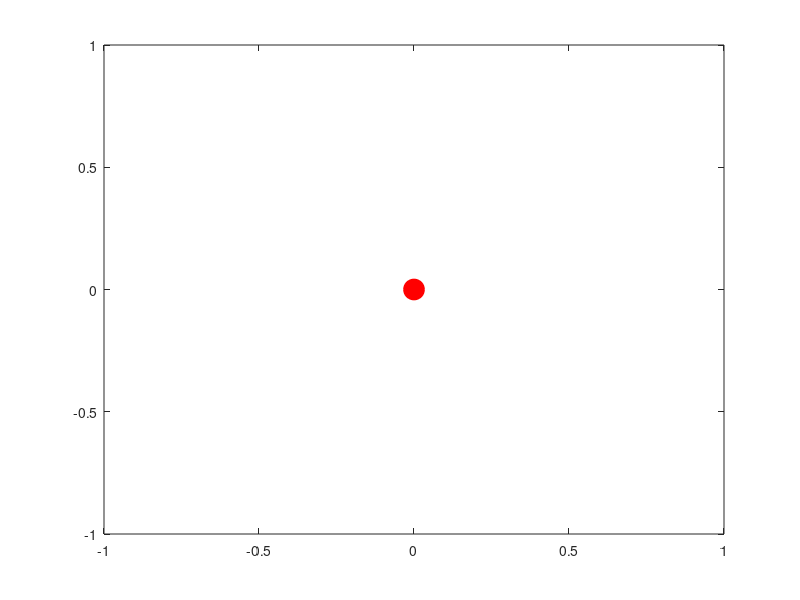

Write MATLAB code to recreate this figure. (Note: this script raises an error after producing the figure.)
%fname = '95f7k8LoesYevi.mat'; %
%fname = 'aNaggwovpxANWq0.mat';
gt_dir = '/Users/lun5/Research/data/gt_dir';
seg_dir_all = '/Users/lun5/Research/data/segmentResults';
%seg_dir = fullfile(seg_dir_all,'rho200sig25');
seg_dir = fullfile(seg_dir_all,'rho300sig25');
fnames = dir(fullfile(gt_dir,'*.mat'));
fnames =  {fnames.name}';
thresh = 0.01:0.01:1;
Fop_measure_thr = cell(length(fnames),1);
Fop_measure_stat = zeros(length(thresh),4);
Fop_measure_best = zeros(1,4);
numImages = length(fnames);
parfor i = 1:numImages
    tmp = load(fullfile(seg_dir,fnames{i})); 
    ucm = double(tmp.data); %clear tmp;
    tmp = load(fullfile(gt_dir,fnames{i}));
    ground_truth = tmp.groundTruth{1,1}.Segmentation; %clear tmp;
    im_fop_th = zeros(length(thresh),4);
    for j = 1:length(thresh)
        labels2 = bwlabel(ucm <= thresh(j));
        seg = labels2(2:2:end, 2:2:end);
        %figure; imagesc(seg); axis equal; axis off;
        measure = eval_segm( seg, ground_truth, 'fop' );
        im_fop_th(j,:) = cat(2, thresh(j), measure(1:3));
        %fprintf('thresh %1.3f Fop %1.2f %1.2f %1.2f\n',thresh(j),measure(1:3));
    end
    Fop_measure_thr{i} = im_fop_th;
    Fop_measure_stat = Fop_measure_stat + im_fop_th./numImages;
    [~,ind_best] = max(im_fop_th(:,2));
    Fop_measure_best = Fop_measure_best + im_fop_th(ind_best,:)./numImages;
    i
end

[Fmax, ind] = max(Fop_measure_stat(:,2));
Fop_measure_stat(ind,:)
figure; plot(Fop_measure_stat(:,4),Fop_measure_stat(:,3));hold on;
plot(Fop_measure_stat(ind,4), Fop_measure_stat(ind,3),'ro','MarkerSize',15,'MarkerFaceColor','r');hold off;

Fop_measure_best(2) = 2*(Fop_measure_best(3)*Fop_measure_best(4))/(Fop_measure_best(3) + Fop_measure_best(4));
Fop_measure_best

Fop_measure_all = cat(1,Fop_measure_thr{1:end});
[F_max_ois, ind_ois] = max(Fop_measure_all(:,2));
Fop_measure_all(ind_ois,:)

Fop_best = Fop_measure_thr{32};
figure; plot(Fop_best(:,4),Fop_best(:,3));hold on;
plot(Fop_best(mod(ind_ois,100),4), Fop_best(mod(ind_ois,100),3),'ro','MarkerSize',15,'MarkerFaceColor','r');hold off;
